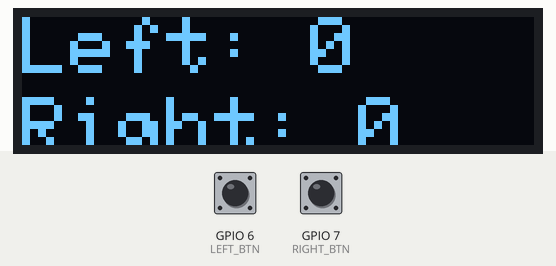
Recording of a sketch running on a simulated ESP32-S3. On the bench: 128×32 one-colour display. The test bench sets the inputs (shaded band); at power-on: GPIO 6 (LEFT_BTN) HIGH, GPIO 7 (RIGHT_BTN) HIGH. EEPROM starts erased; what the sketch prints to the serial monitor is not drawn.

Above: at 1.2 s.
1.3 s: GPIO 6 (LEFT_BTN) pulled LOW for 1 s
At 3.4 s:
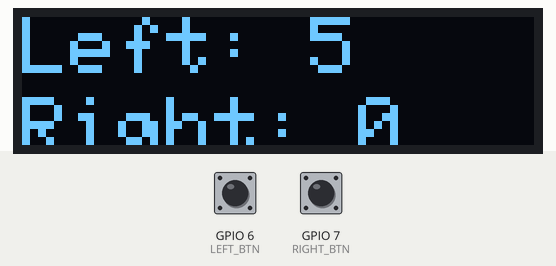
3.8 s: GPIO 7 (RIGHT_BTN) pulled LOW for 3.2 s
At 7.2 s:
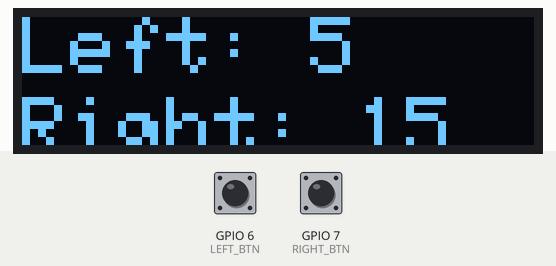
8.5 s: GPIO 6 (LEFT_BTN) pulled LOW for 0.15 s
At 9.7 s:
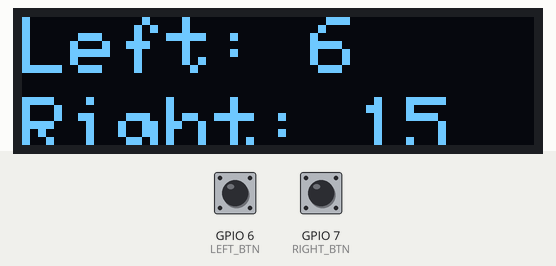
10.1 s: GPIO 7 (RIGHT_BTN) pulled LOW for 0.15 s
At 11.1 s:
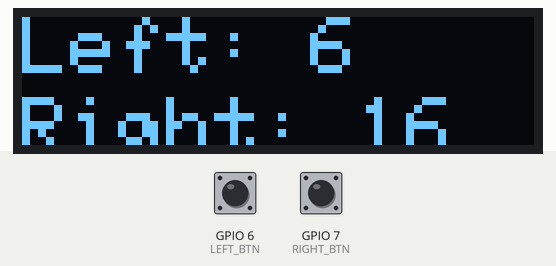
11.7 s: GPIO 6 (LEFT_BTN) driven LOW and GPIO 7 (RIGHT_BTN) driven LOW
At 12.3 s:
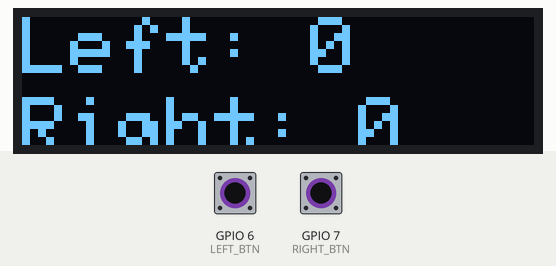
13.7 s: GPIO 6 (LEFT_BTN) driven HIGH
At 13.88 s:
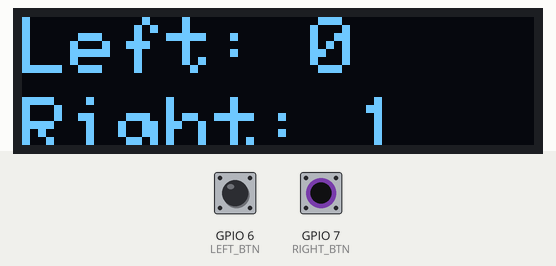
Timing chart, 0 to 16.2 s (numbered marks = the images above; inputs shaded):
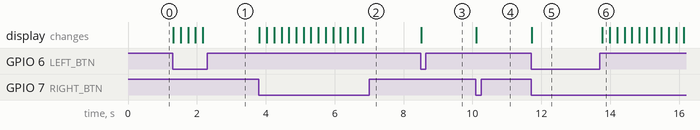

The sketch:

btn128x32-test.ino
```cpp
#include <Wire.h>
#include <Adafruit_GFX.h>
#include <Adafruit_SSD1306.h>

//Local Storage
#include <Preferences.h>
Preferences prefs;


#define SCREEN_WIDTH 128
#define SCREEN_HEIGHT 32

Adafruit_SSD1306 display(SCREEN_WIDTH, SCREEN_HEIGHT, &Wire, -1);
#define LEFT_BTN 6
#define RIGHT_BTN 7

int leftIterator = 0;
int rightIterator = 0;

bool first = true;
void drawScreen() {
  display.clearDisplay();
  display.setTextSize(2);
  display.setTextColor(SSD1306_WHITE);

  display.setCursor(0, 0);
  display.print("Left: ");
  display.println(leftIterator);

  display.setCursor(0, 20);
  display.print("Right: ");
  display.println(rightIterator);

  display.display();
}


void setup() {
  // put your setup code here, to run once:
  Serial.begin(115200);
  Wire.begin(12, 11);

  prefs.begin("mydata", false);

  leftIterator = prefs.getInt("left", 0);
  rightIterator = prefs.getInt("right", 0);


  if(!display.begin(SSD1306_SWITCHCAPVCC, 0x3C)) {
    Serial.println("OLED init failed");
    for(;;);
  }

  pinMode(LEFT_BTN, INPUT_PULLUP);
  pinMode(RIGHT_BTN, INPUT_PULLUP);

  Serial.println("Button + OLED test is ready!");
}

void loop() {
  // put your main code here, to run repeatedly:
  bool updated = false;

  if(first) {
    first = false;
    drawScreen();
  }

  if(digitalRead(LEFT_BTN) == LOW && digitalRead(RIGHT_BTN) == LOW) {
    Serial.println("Screen has been reset");
    leftIterator = 0;
    rightIterator = 0;
    prefs.putInt("right", 0);
    prefs.putInt("left", 0);
    drawScreen();
    delay(500);
  } else {
    if(digitalRead(LEFT_BTN) == LOW) {
      Serial.println("Left button was pressed");
      leftIterator++;
      prefs.putInt("left", leftIterator);
      drawScreen();
      delay(200);
    }

    if(digitalRead(RIGHT_BTN) == LOW) {
      Serial.println("Right Button was pressed");
      rightIterator++;
      prefs.putInt("right", rightIterator);
      drawScreen();
      delay(200);
    }
  }

}
```

Measured:
- after the input at 1.3 s, the display: first changes at once (image 1 shows a later state)
- after the input at 3.8 s, the display: first changes at once (image 2 shows a later state)
- after the input at 8.5 s, the display: changes at once (image 3)
- after the input at 10.1 s, the display: changes at once (image 4)
- after the input at 11.7 s, the display: changes at once (image 5)
- after the input at 13.7 s, the display: changes after 0.07 s (image 6)
